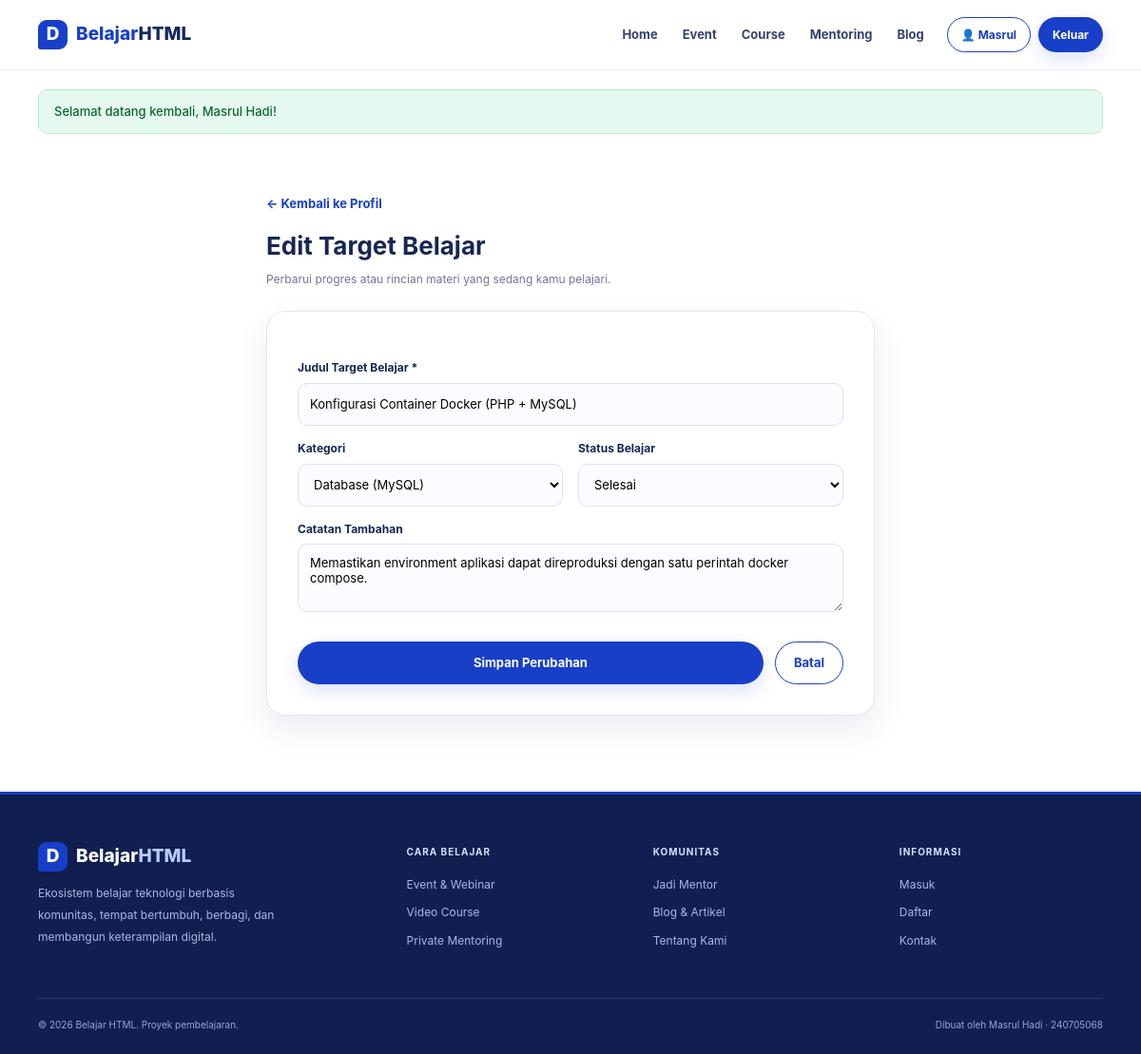
The app's page /pages/goal-edit.php?id=4 (signed in) with its own data.
### tables this page shows
CREATE TABLE IF NOT EXISTS users (
    id INT AUTO_INCREMENT PRIMARY KEY,
    nama VARCHAR(100) NOT NULL,
    email VARCHAR(100) NOT NULL UNIQUE,
    password VARCHAR(255) NOT NULL,
    bio TEXT NULL,
    telepon VARCHAR(20) NULL,
    created_at TIMESTAMP DEFAULT CURRENT_TIMESTAMP,
    updated_at TIMESTAMP DEFAULT CURRENT_TIMESTAMP ON UPDATE CURRENT_TIMESTAMP
);

CREATE TABLE IF NOT EXISTS learning_goals (
    id INT AUTO_INCREMENT PRIMARY KEY,
    user_id INT NOT NULL,
    judul VARCHAR(150) NOT NULL,
    kategori ENUM('HTML', 'CSS', 'PHP', 'Database', 'Lainnya') DEFAULT 'HTML',
    status ENUM('Belum Dimulai', 'Sedang Belajar', 'Selesai') DEFAULT 'Belum Dimulai',
    catatan TEXT NULL,
    created_at TIMESTAMP DEFAULT CURRENT_TIMESTAMP,
    updated_at TIMESTAMP DEFAULT CURRENT_TIMESTAMP ON UPDATE CURRENT_TIMESTAMP,
    CONSTRAINT fk_user_goals 
      FOREIGN KEY (user_id) 
      REFERENCES users(id) 
      ON DELETE CASCADE
);

### config/db.php (called while the page is built, shortened)
<?php
function get_db(): PDO {
    static $pdo = null;
    if ($pdo === null) {
        $host = getenv('DB_HOST') ?: '127.0.0.1';
        $port = getenv('DB_PORT') ?: '3306';
        $dbname = getenv('DB_NAME') ?: 'db_belajar_php';
        $user = getenv('DB_USER') ?: 'root';
        $pass = getenv('DB_ROOT_PASSWORD') ?: 'rahasia123';
        $dsn = "mysql:host={$host};port={$port};dbname={$dbname};charset=utf8mb4";
        $options = [
            PDO::ATTR_ERRMODE            => PDO::ERRMODE_EXCEPTION,
            PDO::ATTR_DEFAULT_FETCH_MODE => PDO::FETCH_ASSOC,
            PDO::ATTR_EMULATE_PREPARES   => false,
        ];
        try {
            $pdo = new PDO($dsn, $user, $pass, $options);
        } catch (PDOException $e) {
            die("Koneksi database gagal: " . htmlspecialchars($e->getMessage(), ENT_QUOTES, 'UTF-8'));
        }
    }
    return $pdo;
}
function is_logged_in(): bool {
    return isset($_SESSION['user_id']) && !empty($_SESSION['user_id']);
}
function get_logged_in_user_id(): ?int {
    return is_logged_in() ? (int)$_SESSION['user_id'] : null;
}
function get_current_user_data(): ?array {
    $userId = get_logged_in_user_id();
    $db = get_db();
    $stmt = $db->prepare("SELECT id, nama, email, bio, telepon, created_at FROM users WHERE id = ?");
    $stmt->execute([$userId]);
    $user = $stmt->fetch();
    return $user ?: null;
}
function get_flash_message(): ?array {
    if (isset($_SESSION['flash'])) {
        $flash = $_SESSION['flash'];
        return $flash;
    }
    return null;
}
function e(?string $string): string {
    return htmlspecialchars($string ?? '', ENT_QUOTES, 'UTF-8');
}

### pages/goal-edit.php (the view, shortened to what this page needs)
<?php
require_once APP_ROOT . '/config/db.php';
$user = get_current_user_data();
$goal_id = isset($_GET['id']) ? (int)$_GET['id'] : 0;
$db = get_db();
$stmt = $db->prepare("SELECT * FROM learning_goals WHERE id = ? AND user_id = ? LIMIT 1");
$stmt->execute([$goal_id, $user['id']]);
$goal = $stmt->fetch();
$judul = $goal['judul'];
$kategori = $goal['kategori'];
$status = $goal['status'];
$catatan = $goal['catatan'] ?? '';
$current_page = 'profile';
$base_url = '../';
require_once APP_ROOT . '/includes/header.php';
?>
<main style="padding: 40px 0 80px;">
    <div class="container" style="max-width: 640px;">
        <div style="margin-bottom: 24px;">
            <a href="profile.php" class="text-link" style="font-weight: 700; font-size: 13px;">← Kembali ke Profil</a>
            <h1 style="margin: 12px 0 4px; font-size: 26px;">Edit Target Belajar</h1>
            <p class="muted" style="margin: 0;">Perbarui progres atau rincian materi yang sedang kamu pelajari.</p>
        </div>
        <div class="login-card" style="box-shadow: var(--shadow);">
            <form action="goal-edit.php?id=<?= $goal_id ?>" method="POST">
                <label for="judul">Judul Target Belajar *</label>
                <input type="text" id="judul" name="judul" value="<?= e($judul) ?>" required
                    style="width: 100%; min-height: 45px; padding: 11px 12px; border: 1px solid #dce2ef; border-radius: 10px; background: #fbfcff; font-size: 13px;">
                <div style="display: grid; grid-template-columns: 1fr 1fr; gap: 16px; margin-top: 14px;">
                    <div>
                        <label for="kategori" style="display: block; margin-bottom: 6px; font-size: 12px; font-weight: 750;">Kategori</label>
                        <select id="kategori" name="kategori" style="width: 100%; min-height: 45px; padding: 11px 12px; border: 1px solid #dce2ef; border-radius: 10px; background: #fbfcff; font-size: 13px; font-family: inherit;">
                            <option value="Database" <?= $kategori === 'Database' ? 'selected' : '' ?>>Database (MySQL)</option>
                        </select>
                    </div>
                    <div>
                        <label for="status" style="display: block; margin-bottom: 6px; font-size: 12px; font-weight: 750;">Status Belajar</label>
                        <select id="status" name="status" style="width: 100%; min-height: 45px; padding: 11px 12px; border: 1px solid #dce2ef; border-radius: 10px; background: #fbfcff; font-size: 13px; font-family: inherit;">
                            <option value="Selesai" <?= $status === 'Selesai' ? 'selected' : '' ?>>Selesai</option>
                        </select>
                    </div>
                </div>
                <label for="catatan" style="display: block; margin-top: 14px; margin-bottom: 6px; font-size: 12px; font-weight: 750;">Catatan Tambahan</label>
                <textarea id="catatan" name="catatan" rows="3"
                    style="width: 100%; padding: 11px 12px; border: 1px solid #dce2ef; border-radius: 10px; background: #fbfcff; font-size: 13px; font-family: inherit; resize: vertical;"><?= e($catatan) ?></textarea>
                <div style="display: flex; gap: 12px; margin-top: 24px;">
                    <button type="submit" class="btn btn-primary" style="flex: 1;">Simpan Perubahan</button>
                    <a href="profile.php" class="btn btn-outline" style="text-align: center;">Batal</a>
                </div>
            </form>
        </div>
    </div>
</main>
<?php require_once APP_ROOT . '/includes/footer.php'; ?>

### includes/header.php (shortened to what this page needs)
<?php
require_once APP_ROOT . '/config/db.php';
$base_url = $base_url ?? '../';
$current_page = $current_page ?? '';
$logged_in = is_logged_in();
$user_data = $logged_in ? get_current_user_data() : null;
$flash = get_flash_message();
?>
<!DOCTYPE html>
<html lang="id">
<head>
    <link rel="stylesheet" href="<?= $base_url ?>css/style.css">
</head>
<body>
    <header class="site-header">
        <div class="container nav-wrap">
            <a class="brand" href="<?= $base_url ?>index.php">
                <span class="brand-mark">D</span>
                <span>Belajar<span class="brand-accent">HTML</span></span>
            </a>
            <nav class="primary-nav" aria-label="Navigasi utama">
                <a class="nav-link <?= $current_page === 'home' ? 'active' : '' ?>" href="<?= $base_url ?>index.php">Home</a>
                <a class="nav-link <?= $current_page === 'event' ? 'active' : '' ?>" href="<?= $base_url ?>pages/event.html">Event</a>
                <a class="nav-link <?= $current_page === 'course' ? 'active' : '' ?>" href="<?= $base_url ?>pages/course.html">Course</a>
                <a class="nav-link <?= $current_page === 'mentoring' ? 'active' : '' ?>" href="<?= $base_url ?>pages/mentoring.html">Mentoring</a>
                <a class="nav-link <?= $current_page === 'blog' ? 'active' : '' ?>" href="<?= $base_url ?>pages/blog.html">Blog</a>
                <div class="nav-actions">
                    <?php if ($logged_in && $user_data): ?>
                        <a class="btn btn-outline btn-small <?= $current_page === 'profile' ? 'active' : '' ?>" href="<?= $base_url ?>pages/profile.php">
                            👤 <?= e(explode(' ', $user_data['nama'])[0]) ?>
                        </a>
                        <a class="btn btn-primary btn-small" href="<?= $base_url ?>pages/auth/logout.php">Keluar</a>
                    <?php else: ?>
                        <a class="btn btn-outline btn-small" href="<?= $base_url ?>pages/auth/login.php">Masuk</a>
                        <a class="btn btn-primary btn-small" href="<?= $base_url ?>pages/auth/register.php">Daftar</a>
                    <?php endif; ?>
                </div>
            </nav>
        </div>
    </header>
    <?php if ($flash): ?>
        <div class="container" style="margin-top: 20px;">
            <div class="alert alert-<?= e($flash['type']) ?>">
                <?= e($flash['message']) ?>
            </div>
        </div>
    <?php endif; ?>

### css/style.css (style rules this page uses)
:root { --navy: #14275f; --deep: #101f50; --blue: #183fc8; --yellow: #ffc83d; --ink: #172653; --muted: #6e7895; --tint: #f3f6ff; --line: #dfe5f2; --radius: 18px; --shadow: 0 14px 35px rgba(20, 39, 95, .09) }
* { box-sizing: border-box }
html { scroll-behavior: smooth }
body { margin: 0; font-family: Inter, system-ui, -apple-system, "Segoe UI", sans-serif; color: var(--ink); line-height: 1.6 }
a { color: inherit; text-decoration: none }
button, input { font: inherit }
.container { width: min(1120px, calc(100% - 42px)); margin: auto }
.site-header { height: 74px; position: sticky; top: 0; z-index: 10; background: rgba(255, 255, 255, .96); border-bottom: 1px solid #e7ebf5; backdrop-filter: blur(12px) }
.nav-wrap { height: 100%; display: flex; align-items: center; justify-content: space-between; gap: 20px }
.brand { display: flex; align-items: center; gap: 9px; color: var(--blue); font-size: 19px; font-weight: 850; white-space: nowrap }
.brand-mark { display: grid; place-items: center; width: 31px; height: 31px; border-radius: 9px 9px 9px 3px; background: var(--blue); color: white; font-size: 19px }
.brand-accent { color: var(--navy) }
.primary-nav { display: flex; align-items: center; gap: 4px }
.nav-link { padding: 9px 11px; border-radius: 9px; color: #34436f; font-size: 13px; font-weight: 650 }
.nav-actions { display: flex; gap: 8px; margin-left: 9px }
.btn { display: inline-flex; align-items: center; justify-content: center; gap: 8px; min-height: 44px; padding: 11px 19px; border: 1px solid transparent; border-radius: 999px; font-size: 13px; font-weight: 750; cursor: pointer; transition: .2s }
.btn-small { min-height: 37px; padding: 8px 14px; font-size: 12px }
.btn-primary { background: var(--blue); color: white; box-shadow: 0 7px 18px #183fc826 }
.btn-outline { border-color: var(--blue); color: var(--blue); background: white }
.text-link { display: inline-flex; gap: 7px; color: var(--blue); font-size: 12px; font-weight: 800; white-space: nowrap }
.login-card { padding: 32px; border: 1px solid #e2e7f3; border-radius: 20px; background: white; box-shadow: var(--shadow) }
.muted { color: var(--muted); font-size: 12px }
.login-card form>label { display: block; margin: 17px 0 7px; font-size: 12px; font-weight: 750 }
.alert { padding: 12px 16px; border-radius: 10px; margin-bottom: 20px; font-size: 13px; font-weight: 550; display: flex; align-items: center; gap: 10px; }
.alert-success { background: #e6f9f0; color: #0d6832; border: 1px solid #b7eccd; }

### records on screen
users: nama "Masrul"
learning_goals: judul "Konfigurasi Container Docker (PHP + MySQL)", kategori "Database (MySQL)", status "Selesai", catatan "Memastikan environment aplikasi dapat direproduksi dengan satu perintah docker compose."

### other values on screen
$flash['message'] "Selamat datang kembali, Masrul Hadi!"
